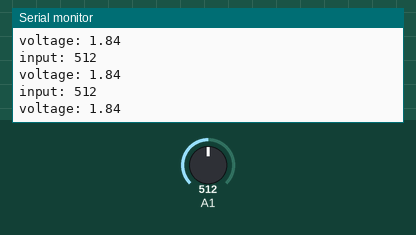
A sketch run on a simulated Arduino Uno, built with avr-gcc and run on an emulated ATmega328P. On the bench: the last lines printed to the serial monitor. The inputs (shaded band) are chosen by the test bench; at power-on: A1 = 512.

Above: at 1.2 s.
1.3 s: A1 set to 716
At 1.56 s:
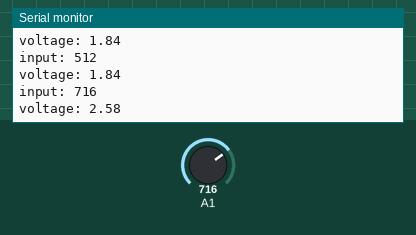
2.8 s: A1 set to 900
At 2.97 s:
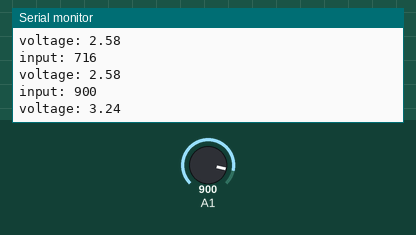
Timing chart, 0 to 5.8 s (numbered marks = the images above; inputs shaded):
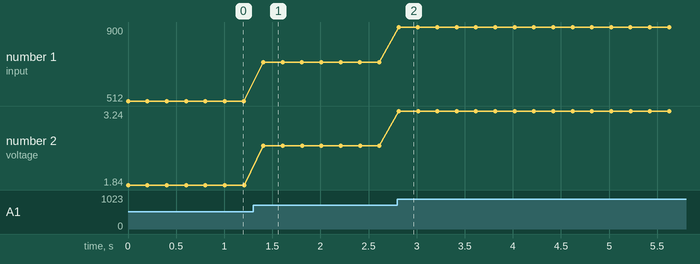

Measured:
- after the input at 1.3 s, the serial monitor: prints a new line after 0.11 s (image 1)
- after the input at 2.8 s, the serial monitor: prints a new line at once (image 2)
- plotted number 1: 512 → 716 after the input at 1.3 s, 716 → 900 after the input at 2.8 s
- plotted number 2: 1.84 → 2.58 after the input at 1.3 s, 2.58 → 3.24 after the input at 2.8 s

The sketch:

battery_test.ino
```cpp
/*
 * The following is a testing script for measuring the battery voltage.
 */

// 5.45 V -- > ~1505
// 4.92 V -- > ~1365
// ~264 per 1V

#define VOLTAGE_CONVERT 278.0

double analog2voltage(int input){
  return input/278.0;
  }

void setup() {
  // put your setup code here, to run once:
  Serial.begin(115200);
}

void loop() {
  // put your main code here, to run repeatedly:
  int volt_read = analogRead(1);
  Serial.print("input: ");
  Serial.println(volt_read);
  Serial.print("voltage: ");
  Serial.println(analog2voltage(volt_read));
  delay(200);
}
```
